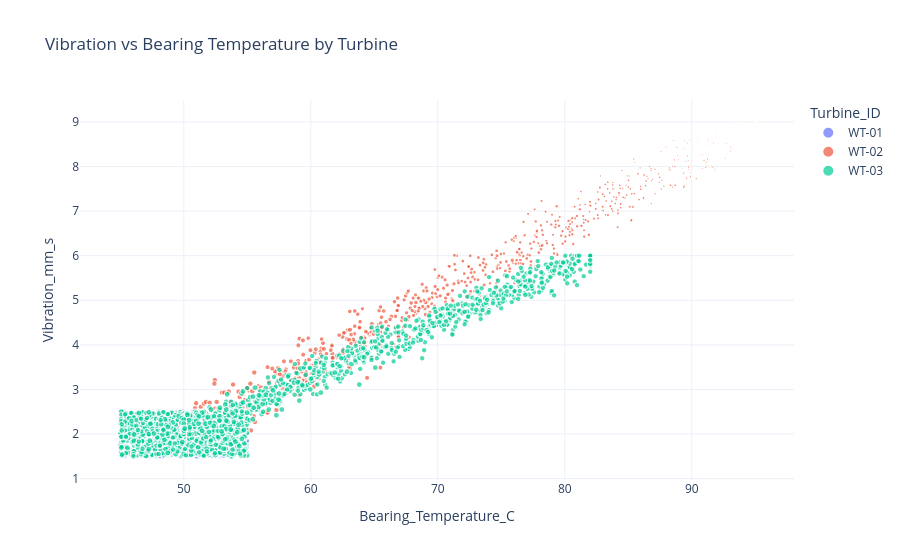

The cell this chart's notebook holds for it:
### Markdown cell above
## Section 2: Interactive Anomaly Hunting via Scatter Plots [15 mins]Temperature, vibration, and RPM often move together in ways that say something about asset health. Interactive plots make it easier to inspect the relationships and spot when a turbine starts to drift away from normal behaviour.Use hover and zoom to inspect the point where behaviour changes.

### Code cell
import plotly.express as px

scatter_df = df.dropna(subset=['Bearing_Temperature_C', 'Vibration_mm_s', 'RPM']).copy()

fig = px.scatter(
    scatter_df,
    x='Bearing_Temperature_C',
    y='Vibration_mm_s',
    color='Turbine_ID',
    size='RPM',
    size_max=6,
    hover_data=['Timestamp', 'RPM', 'Grid_Priority'],
    title='Vibration vs Bearing Temperature by Turbine',
)
fig.update_layout(template='plotly_white')
fig

### Figure 1 — Plotly figure (JSON) as saved in the notebook; plotly's stock layout.template omitted (floating-point values rounded to 4 significant figures; data arrays with more than 128 entries replaced by an {"elided": "..."} marker saying what was removed)
{"data": [{"customdata": {"elided": "2160x3 mixed values"}, "hovertemplate": "Turbine_ID=WT-01<br>Bearing_Temperature_C=%{x}<br>Vibration_mm_s=%{y}<br>RPM=%{customdata[1]}<br>Timestamp=%{customdata[0]}<br>Grid_Priority=%{customdata[2]}<extra></extra>", "legendgroup": "WT-01", "marker": {"color": "#636efa", "size": {"elided": "2160 float values"}, "sizemode": "area", "sizeref": 0.4167, "symbol": "circle"}, "mode": "markers", "name": "WT-01", "showlegend": true, "type": "scattergl", "x": {"elided": "2160 float values"}, "xaxis": "x", "y": {"elided": "2160 float values"}, "yaxis": "y"}, {"customdata": {"elided": "744x3 mixed values"}, "hovertemplate": "Turbine_ID=WT-02<br>Bearing_Temperature_C=%{x}<br>Vibration_mm_s=%{y}<br>RPM=%{customdata[1]}<br>Timestamp=%{customdata[0]}<br>Grid_Priority=%{customdata[2]}<extra></extra>", "legendgroup": "WT-02", "marker": {"color": "#EF553B", "size": {"elided": "744 float values"}, "sizemode": "area", "sizeref": 0.4167, "symbol": "circle"}, "mode": "markers", "name": "WT-02", "showlegend": true, "type": "scattergl", "x": {"elided": "744 float values"}, "xaxis": "x", "y": {"elided": "744 float values"}, "yaxis": "y"}, {"customdata": {"elided": "2160x3 mixed values"}, "hovertemplate": "Turbine_ID=WT-03<br>Bearing_Temperature_C=%{x}<br>Vibration_mm_s=%{y}<br>RPM=%{customdata[1]}<br>Timestamp=%{customdata[0]}<br>Grid_Priority=%{customdata[2]}<extra></extra>", "legendgroup": "WT-03", "marker": {"color": "#00cc96", "size": {"elided": "2160 float values"}, "sizemode": "area", "sizeref": 0.4167, "symbol": "circle"}, "mode": "markers", "name": "WT-03", "showlegend": true, "type": "scattergl", "x": {"elided": "2160 float values"}, "xaxis": "x", "y": {"elided": "2160 float values"}, "yaxis": "y"}], "layout": {"legend": {"itemsizing": "constant", "title": {"text": "Turbine_ID"}, "tracegroupgap": 0}, "title": {"text": "Vibration vs Bearing Temperature by Turbine"}, "xaxis": {"anchor": "y", "domain": [0, 1], "title": {"text": "Bearing_Temperature_C"}}, "yaxis": {"anchor": "x", "domain": [0, 1], "title": {"text": "Vibration_mm_s"}}}}
